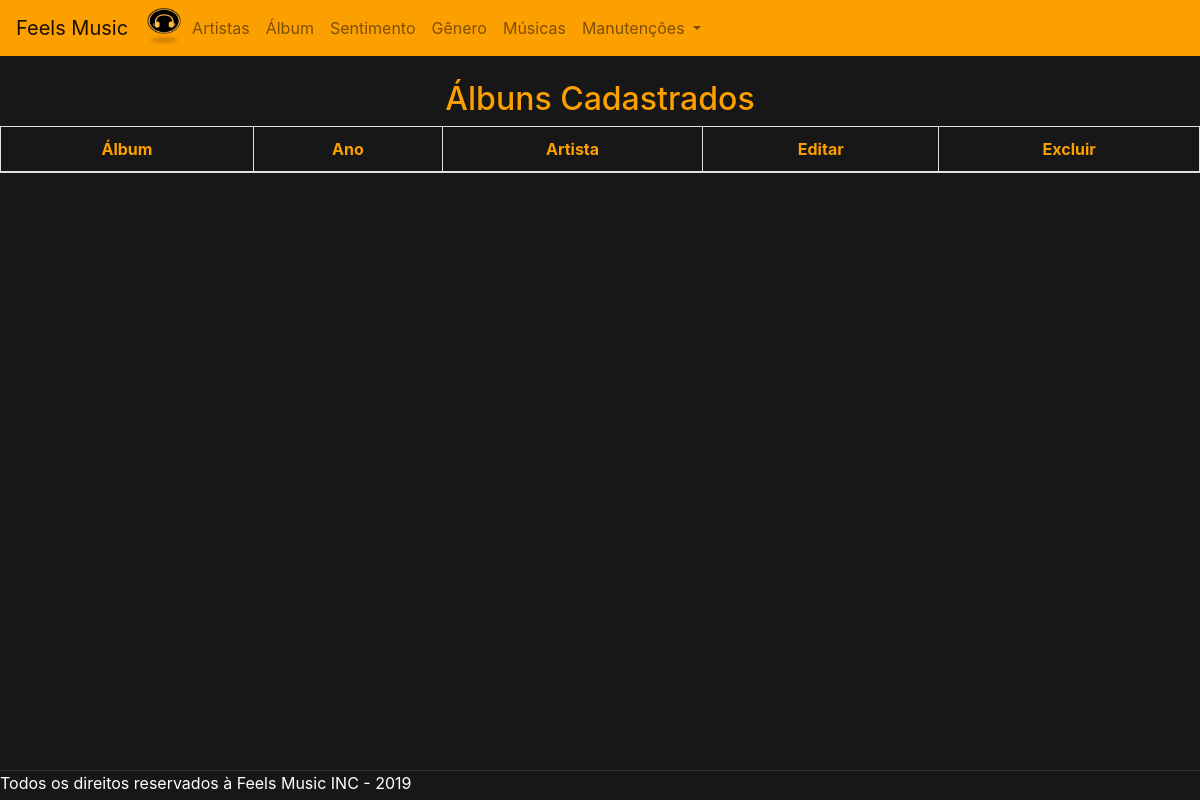
Page /pages/pages_adm/visualizarAlbum.php on the earlier database version.
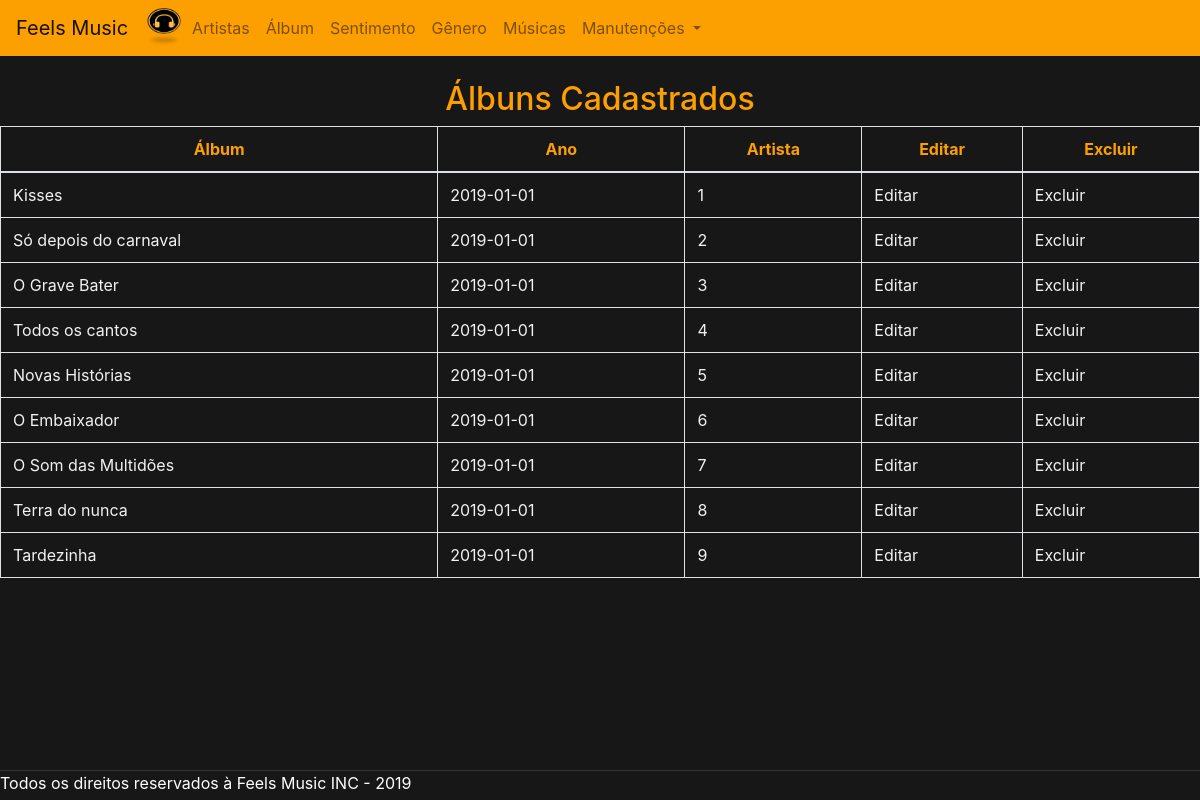
Same page on the later database version.
### tables this page shows
CREATE TABLE IF NOT EXISTS `album` (
  `idalbum` INT AUTO_INCREMENT NOT NULL,
  `ano_lancamento` DATE NOT NULL,
  `nome` VARCHAR(45) NOT NULL,
  `artista_idartista` INT NOT NULL,
  PRIMARY KEY (`idalbum`),
  INDEX `fk_album_artista1_idx` (`artista_idartista` ASC),
  CONSTRAINT `fk_album_artista1`
    FOREIGN KEY (`artista_idartista`)
    REFERENCES `artista` (`idartista`)
    ON DELETE NO ACTION
    ON UPDATE NO ACTION);

### pages/pages_adm/visualizarAlbum.php (the view, shortened to what this page needs)
<?php
	include("../../includes/nav.php");
$conexao = mysqli_connect("localhost", "root", "", "bancofeelsmusic");
$busca = mysqli_query($conexao,"SELECT * FROM album");
$arrAlbum = mysqli_fetch_all($busca, MYSQLI_ASSOC);
?>
<!DOCTYPE html>
<html lang="en" dir="ltr">
  <head>
  </head>
  <body>
    <br>
    <center>
      <h2>Álbuns Cadastrados</h2>
      <table class="table table-bordered">
        <thead>
          <tr>
            <th><div scope="col" align="center">Álbum</div></th>
            <th><div scope="col" align="center">Ano</div></th>
            <th><div scope="col" align="center">Artista</div></th>
            <th><div scope="col" align="center">Editar</div></th>
            <th><div scope="col" align="center">Excluir</div></th>
          </tr>
        </thead>
        <?php
          foreach ($arrAlbum as $chave => $valor) {
            echo "<tr>";
            echo "<td>".$valor["nome"]."</td>";
            echo "<td>".$valor["ano_lancamento"]."</td>";
            echo "<td>".$valor["artista_idartista"]."</td>";
            echo "<td>";
            echo "<a href='../../actions/alterarAlbum.php?codigo=".$valor["idalbum"]."'>Editar</a>";
            echo "</td>";
            echo "<td>";
            echo "<a href='../../actions/excluirAlbum.php?codigo=".$valor["idalbum"]."'>Excluir</a>";
            echo "</td>";
            echo "</tr>";
          }
         ?>
      </table>
    </center>
  </body>
  <br>
  <footer class="fixar-rodape">
    Todos os direitos reservados à Feels Music INC - 2019
  </footer>
</html>

### includes/nav.php (shortened to what this page needs)
<link rel="stylesheet" href="https://stackpath.bootstrapcdn.com/bootstrap/4.1.3/css/bootstrap.min.css">
<html>
    <head>
    </head>
    <body>
        <nav class="navbar navbar-expand-lg navbar-light " style="background-color: #FC9F01;">
            <a class="navbar-brand" href="../../pages/pages_adm/index_adm.php">Feels Music</a>
            <img src="../../assets/imgs/Icon.png" width="40" height="40">
            <div class="collapse navbar-collapse" id="navbarNavDropdown">
                <ul class="navbar-nav">
                    <li class="nav-item">
                        <a class="nav-link" href="m_artistas.php">Artistas</a>
                    </li>
                    <li class="nav-item">
                        <a class="nav-link" href="m_album.php">Álbum</a>
                    </li>
                    <li class="nav-item">
                        <a class="nav-link" href="m_sentiment.php">Sentimento</a>
                    </li>
                    <li class="nav-item">
                        <a class="nav-link" href="m_genero.php">Gênero</a>
                    </li>
                    <li class="nav-item">
                        <a class="nav-link" href="m_musica.php">Músicas</a>
                    </li>
                    <li class="nav-item dropdown">
                        <a class="nav-link dropdown-toggle" href="#" id="navbarDropdownMenuLink" role="button" data-toggle="dropdown" aria-haspopup="true" aria-expanded="false">
                        Manutenções
                        </a>
                    </li>
                </ul>
            </div>
        </nav>
    </body>
</html>

### includes/nav.php (style rules this page uses)
body { background-color: #171717; }
nav { background-color: #FC9F01; }
footer.fixar-rodape { border-top: 1px solid #333; bottom: 0; left: 0; height: 30px; position: fixed; width: 100%; background: #171717; color: #ffffff; }

### pages/pages_adm/visualizarAlbum.php (style rules this page uses)
body { background-color: #171717; }
h2,th { color: #FC9F01 }
td,a { color:#F2F2F2 }
footer.fixar-rodape { border-top: 1px solid #333; bottom: 0; left: 0; height: 30px; position: fixed; width: 100%; background: #171717; color: #ffffff; }

Differences in the rows shown:
added album: nome "Kisses", ano_lancamento "2019-01-01", artista_idartista "1"
added album: nome "Só depois do carnaval", ano_lancamento "2019-01-01", artista_idartista "2"
added album: nome "O Grave Bater", ano_lancamento "2019-01-01", artista_idartista "3"
added album: nome "Todos os cantos", ano_lancamento "2019-01-01", artista_idartista "4"
added album: nome "Novas Histórias", ano_lancamento "2019-01-01", artista_idartista "5"
added album: nome "O Embaixador", ano_lancamento "2019-01-01", artista_idartista "6"
added album: nome "O Som das Multidões", ano_lancamento "2019-01-01", artista_idartista "7"
added album: nome "Terra do nunca", ano_lancamento "2019-01-01", artista_idartista "8"
added album: nome "Tardezinha", ano_lancamento "2019-01-01", artista_idartista "9"
